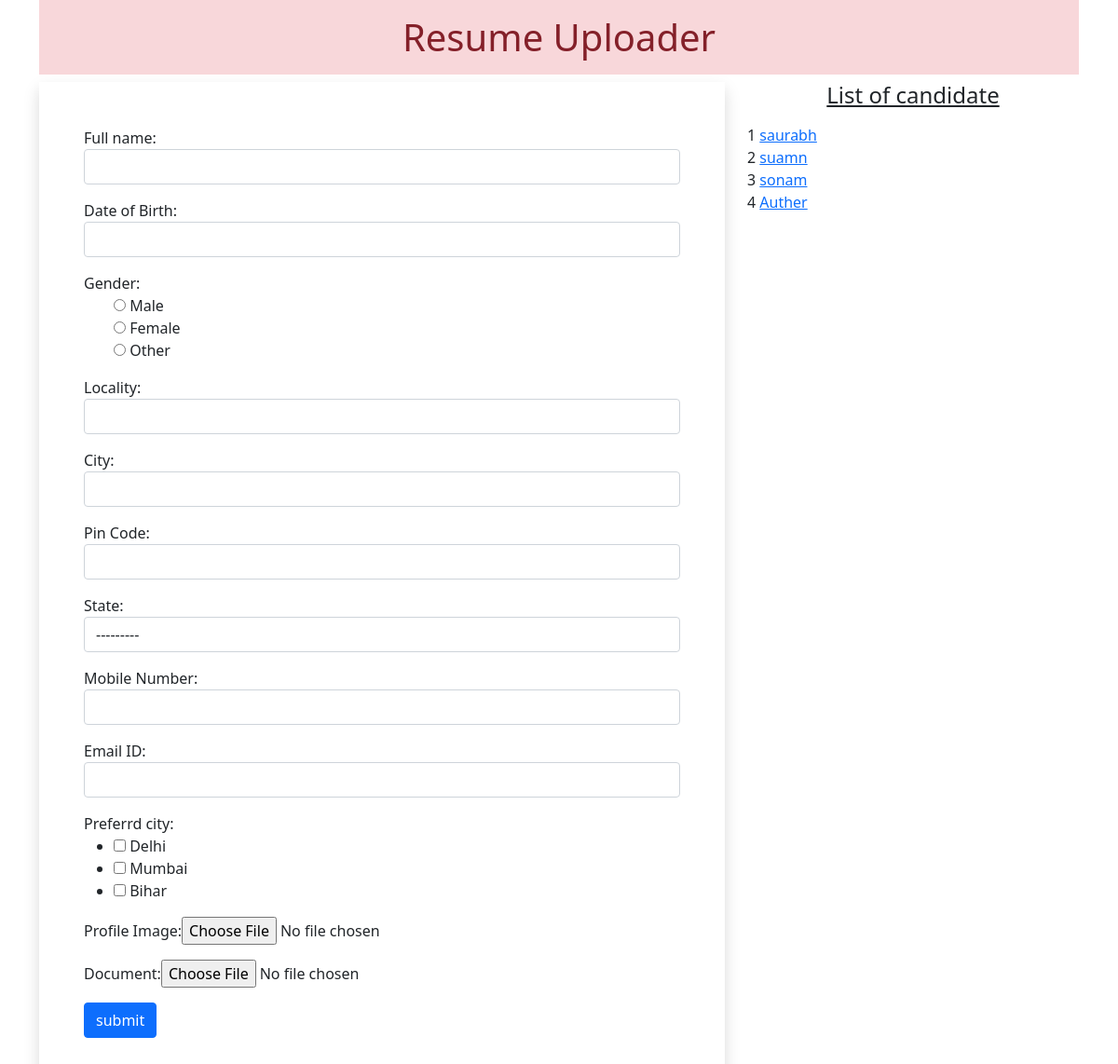
The page / on the database its author committed.
### myapp/models.py (models this page shows)
class Resume(models.Model):
    name = models.CharField(max_length=100)
    dob = models.DateField(auto_now=False,auto_now_add=False)
    gender = models.CharField(max_length=100)
    locality = models.CharField(max_length=100)
    city = models.CharField(max_length = 100)
    pin = models.PositiveIntegerField()
    state = models.CharField(choices=state,max_length=100)
    mobile = models.PositiveIntegerField()
    email = models.EmailField(max_length=100)
    job_city = models.CharField(max_length=100)
    profile_image = models.ImageField(blank = False,upload_to ='profileimg')
    my_file = models.FileField(blank=False,upload_to='doc')

### myapp/views.py (the view, shortened to what this page needs)
# urls.py: path('',views.ModelView.as_view(),name = 'home'),
class ModelView(View):
    def get(self,request):
        form = ResumeForm()
        candidates = Resume.objects.all()
        return render(request,'myapp/resume.html',{'form':form,'candidates':candidates})

### myapp/templates/myapp/resume.html (shortened to what this page needs)
<!DOCTYPE html>
{% load static %}
<html lang="en">
<head>
    <link rel="stylesheet" href="{% static 'myapp/css/bootstrap.css'%}">
    <link rel="stylesheet" href="{% static 'myapp/css/style.css'%}">
</head>
<body>
    <div class="container mb-5">
        <h1 class="alert-danger text-center p-3">Resume Uploader</h1>
        <div class="row">
            <div class="col-sm-8">
                <form action="" method="POST" enctype="multipart/form-data" class="shadow p-5">
                {% for fm in form %}
                <div class="form-group mb-3">
                    {{fm.label_tag}}{{fm}} <small class="text-danger">{{fm.errors|striptags}}</small>
                </div>
                {% endfor %}
                <input type="submit" value="submit" class="btn btn-primary">
                </form>
            </div>
            <div class="col-sm-4">
                <h4 class="text-center mb-3"><u> List of candidate</u></h4>
                {% for can in candidates %}
                {{can.id}} <a href="{% url 'hii' can.id %}">{{can.name}}</a> <br>
                {% endfor%}
            </div>
        </div>
    </div>
</body>
</html>

### myapp/static/myapp/css/style.css (style rules this page uses)
#id_gender { list-style-type: None; }

### rows shown on the page
Resume: id "1", name "saurabh"
Resume: id "2", name "suamn"
Resume: id "3", name "sonam"
Resume: id "4", name "Auther"

### other values the page prints
{{ fm.label_tag }} "Full name:" "Date of Birth:" "Gender:" "Locality:" "City:" "Pin Code:" "State:" "Mobile Number:" "Email ID:" "Preferrd city:" "Profile Image:" "Document:"
